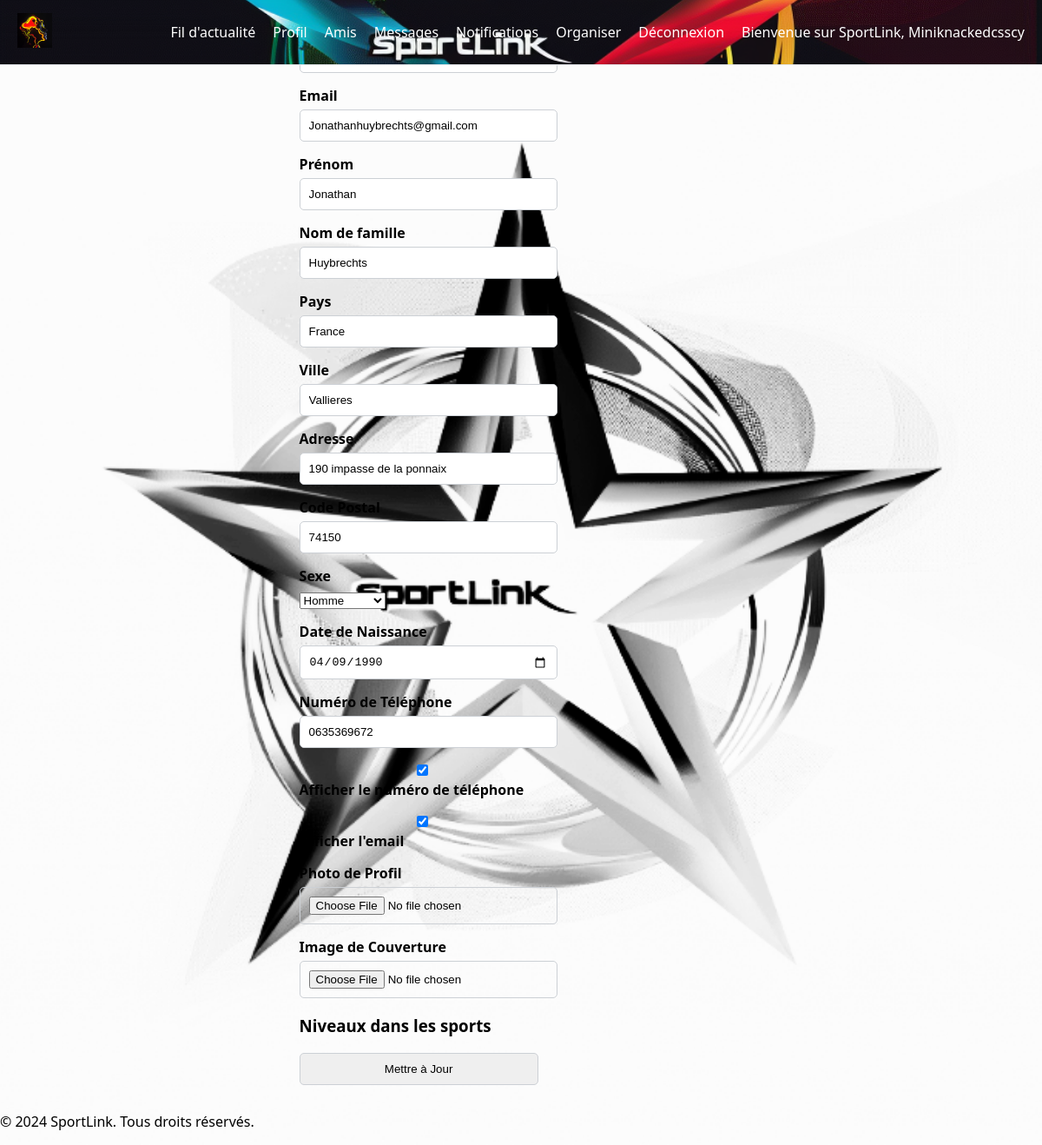
Page /profile/edit_profile (signed in) on the committed database.
### app/models.py (models this page shows, shortened)
class User(db.Model, UserMixin):
    __tablename__ = 'user'
    id = db.Column(db.Integer, primary_key=True)
    username = db.Column(db.String(64), index=True, unique=True, nullable=False)
    email = db.Column(db.String(120), index=True, unique=True, nullable=False)
    password_hash = db.Column(db.String(128), nullable=False)
    first_name = db.Column(db.String(64))
    last_name = db.Column(db.String(64))
    birth_date = db.Column(db.Date)
    gender = db.Column(db.String(10))
    profile_image = db.Column(db.String(255), nullable=True)
    cover_image = db.Column(db.String(255), nullable=True)
    country = db.Column(db.String(100), nullable=True)
    city = db.Column(db.String(100), nullable=True)
    address = db.Column(db.String(200), nullable=True)
    postal_code = db.Column(db.String(20), nullable=True)
    sex = db.Column(db.String(10), nullable=True)
    birth_date = db.Column(db.Date, nullable=True)
    phone = db.Column(db.String(20), nullable=True)
    display_phone = db.Column(db.Boolean, default=False)
    display_email = db.Column(db.Boolean, default=False)
    pending_email = db.Column(db.String(120), nullable=True)
    created_at = db.Column(db.DateTime, default=datetime.utcnow)
    profile_completed = db.Column(db.Boolean, default=False)
    email_confirmed = db.Column(db.Boolean, default=False)
    provider = db.Column(db.String(50), nullable=True)
    provider_id = db.Column(db.String(100), nullable=True, unique=True)
    latitude = db.Column(db.Float, nullable=True)
    longitude = db.Column(db.Float, nullable=True)
    sport = db.Column(db.String(50), nullable=True)
    level = db.Column(db.String(50), nullable=True)
    strava_id = db.Column(db.String(64), nullable=True)
    facebook_id = db.Column(db.String(64), nullable=True)
    __table_args__ = (
        db.UniqueConstraint('strava_id', name='uq_user_strava_id'),
        db.UniqueConstraint('facebook_id', name='uq_user_facebook_id'),
    )
    notifications = db.relationship('Notification', back_populates='user', lazy='dynamic')
    sports = db.relationship('UserSport', backref='user', lazy='dynamic')
    posts = db.relationship('Post', back_populates='author', lazy='dynamic')
    ratings_received = db.relationship('Rating', foreign_keys='Rating.rated_id', backref='rated_user', lazy='dynamic')
    ratings_given = db.relationship('Rating', foreign_keys='Rating.rater_id', backref='rater_user', lazy='dynamic')
    friends = db.relationship(
        'User', secondary=friends,
        primaryjoin=(friends.c.user_id == id),
        secondaryjoin=(friends.c.friend_id == id),
        backref=db.backref('friend_of', lazy='dynamic'),
        lazy='dynamic'
    )

### app/profile/routes.py (the view, shortened to what this page needs)
@profile_bp.route('/edit_profile', methods=['GET', 'POST'])
@login_required
def edit_profile():
    user = current_user
    form = EditProfileForm()
    form.username.data = user.username
    form.email.data = user.email
    form.first_name.data = user.first_name
    form.last_name.data = user.last_name
    form.country.data = user.country
    form.city.data = user.city
    form.address.data = user.address
    form.postal_code.data = user.postal_code
    form.sex.data = user.sex
    form.birth_date.data = user.birth_date
    form.phone.data = user.phone
    form.display_phone.data = user.display_phone
    form.display_email.data = user.display_email
    form.latitude.data = user.latitude
    form.longitude.data = user.longitude
    sports = Sport.query.all()
    return render_template('profile/edit_profile.html', user=user, form=form, sports=sports)

### app/auth/forms.py
class LoginForm(FlaskForm):
    email = StringField('Email', validators=[DataRequired(), Email()])
    password = PasswordField('Mot de passe', validators=[DataRequired()])
    submit = SubmitField('Connexion')

### app/templates/profile/edit_profile.html (shortened to what this page needs)
{% extends 'base.html' %}
{% block content %}
<h1>Modifier Votre Profil</h1>
<form method="POST" action="{{ url_for('profile.edit_profile') }}" enctype="multipart/form-data">
    <div class="form-group">
        {{ form.username.label }} {{ form.username }}
    </div>
    <div class="form-group">
        {{ form.email.label }} {{ form.email }}
    </div>
    <div class="form-group">
        {{ form.first_name.label }} {{ form.first_name }}
    </div>
    <div class="form-group">
        {{ form.last_name.label }} {{ form.last_name }}
    </div>
    <div class="form-group">
        {{ form.country.label }} {{ form.country }}
    </div>
    <div class="form-group">
        {{ form.city.label }} {{ form.city }}
    </div>
    <div class="form-group">
        {{ form.address.label }} {{ form.address }}
    </div>
    <div class="form-group">
        {{ form.postal_code.label }} {{ form.postal_code }}
    </div>
    <div class="form-group">
        {{ form.sex.label }} {{ form.sex }}
    </div>
    <div class="form-group">
        {{ form.birth_date.label }} {{ form.birth_date }}
    </div>
    <div class="form-group">
        {{ form.phone.label }} {{ form.phone }}
    </div>
    <div class="form-group">
        {{ form.display_phone }} {{ form.display_phone.label }}
    </div>
    <div class="form-group">
        {{ form.display_email }} {{ form.display_email.label }}
    </div>
    <div class="form-group">
        {{ form.profile_image.label }} {{ form.profile_image }}
    </div>
    <div class="form-group">
        {{ form.cover_image.label }} {{ form.cover_image }}
    </div>
    <h3>Niveaux dans les sports</h3>
    <div class="form-group">
        {{ form.submit }}
    </div>
</form>
{% endblock %}

### app/templates/base.html (shortened to what this page needs)
<!DOCTYPE html>
<html lang="fr">
<head>
    <link rel="stylesheet" href="{{ url_for('static', filename='css/style.css') }}">
</head>
<body>
    <header class="header">
        <div class="header-container">
            <a href="{{ url_for('profile.profile') if current_user.is_authenticated else url_for('main.index') }}" class="logo-container">
                <img src="{{ url_for('static', filename='images/logo.png') }}" alt="Logo SportLink">
            </a>
            <nav class="nav">
                <ul class="menu">
                    {% if current_user.is_authenticated %}
                        <li><a href="{{ url_for('news_feed.news_feed') }}">Fil d'actualité</a></li>
                        <li><a href="{{ url_for('profile.profile') }}">Profil</a></li>
                        <li><a href="{{ url_for('profile.list_friends') }}">Amis</a></li>
                        <li><a href="{{ url_for('messages.inbox') }}">Messages</a></li>
                        <li><a href="{{ url_for('notifications.list_notifications') }}">Notifications</a></li>
                        <li><a href="{{ url_for('events.organize') }}">Organiser</a></li>
                        <li><a href="{{ url_for('auth.logout') }}">Déconnexion</a></li>
                        <li>Bienvenue sur SportLink, {{ current_user.username }}</li>
                    {% else %}
                        <li><a href="#" onclick="openAuthModal()">Connexion / Inscription</a></li>
                        <li>Bienvenue sur SportLink</li>
                    {% endif %}
                </ul>
            </nav>
        </div>
    </header>
    <main class="main-content">
        {% block content %}{% endblock %}
    </main>
    <footer>
        <p>&copy; 2024 SportLink. Tous droits réservés.</p>
    </footer>
</body>
</html>

### app/static/css/style.css (style rules this page uses)
body { margin: 0; font-family: 'Segoe UI', Tahoma, Geneva, Verdana, sans-serif; background-image: url('/static/images/background.jpg'); background-size: cover; background-position: center; background-repeat: no-repeat; }
.header { position: fixed; top: 0; width: 100%; background: url('../images/navbar-background.jpg') no-repeat center center; background-size: cover; color: white; border-bottom: 1px solid #e4e6eb; z-index: 1000; }
.header-container { display: flex; align-items: center; justify-content: space-between; padding: 10px 20px; }
.logo-container img { height: 40px; }
.nav .menu { list-style: none; display: flex; gap: 20px; }
.nav .menu li a { text-decoration: none; color: white; font-weight: 500; }
.form-group { margin-bottom: 15px; }
.form-group label { display: block; font-weight: bold; margin-bottom: 5px; }
.form-group input { width: 100%; padding: 10px; border: 1px solid #ccd0d5; border-radius: 5px; }
.main-content { display: flex; flex-wrap: wrap; gap: 20px; margin-top: 20px; }

### rows in the picture
User: username "Miniknackedcsscy", email "Jonathanhuybrechts@gmail.com", first_name "Jonathan", last_name "Huybrechts", country "France", city "Vallieres", address "190 impasse de la ponnaix", postal_code "74150", sex "Homme", birth_date "04/09/1990", phone "0635369672", display_phone "☑", display_email "☑"
